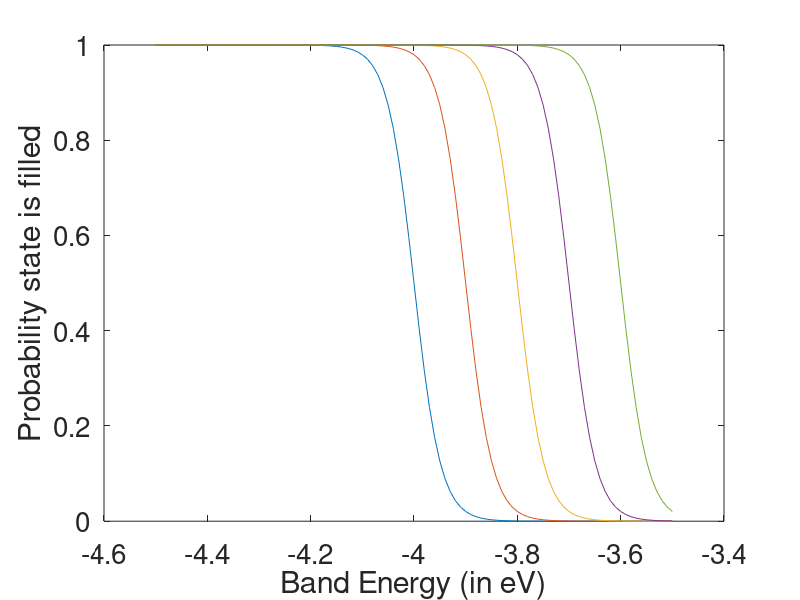

Write the MATLAB code that produced this figure.
clear all
close all

E=linspace(-4.5,-3.5,101);
T=300;
Ef = linspace(-4,-3.6,5);
k=8.617*10^-5;

f = zeros(length(E),length(Ef));
for index=1:length(E)
    for findex=1:length(Ef)
f(index,findex) = 1./(1+exp((E(index)-Ef(findex))/(k*T)));
    end
end

plot(E,f),set(gca,'FontSize',20),xlabel('Band Energy (in eV)'),ylabel('Probability state is filled')